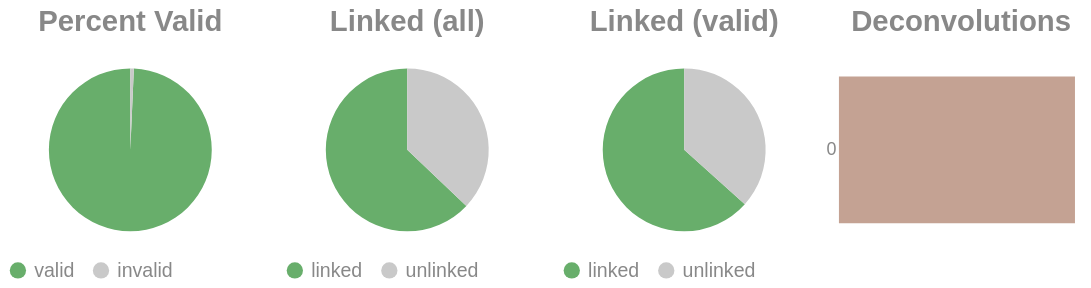

Notebook source saved alongside this figure:
### Code cell
if SKIPLR:
    pass
else:
    clash = Counter()
    for i in valids['molecule'].to_list():
        _mol = i.split("-")
        if len(_mol) == 1:
            clash.update('0')
        else:
            clash.update(_mol[-1])

    _d = {"deconvolutions": [], 'count': []}
    for k,v in clash.items():
        _d['deconvolutions'].append(k)
        _d['count'].append(v)

    tot_valid = valids['reads'].sum()
    mask = valids['reads'] >= 2
    n_linked_reads = valids.filter(mask)['reads'].sum()
    if n_linked_reads == 0:
        print_html("No linked molecules (>=2 reads) were detected; skipping linked-only distributions.")
        SKIPLR = True
    else:
        perc_valid = round(tot_valid / n_reads, 4)
        linked_perc_abs = round(n_linked_reads / n_reads, 4)
        linked_perc = round(n_linked_reads / tot_valid, 4)

    _valid = pl.DataFrame({"valids": ['valid', 'invalid'], "count": [tot_valid, n_reads - tot_valid]})
    _linked_abs = pl.DataFrame({"linked (absolute)": ['linked', 'unlinked'], "count": [n_linked_reads, n_reads - n_linked_reads]})
    _linked_rel = pl.DataFrame({"linked (valids)": ['linked', 'unlinked'], "count": [n_linked_reads, tot_valid - n_linked_reads]})

    (
        alt.hconcat(
            piechart(_valid, goodval = 'valid', title = "Percent Valid"),
            piechart(_linked_abs, goodval = "linked", title =  "Linked (all)"),
            piechart(_linked_rel, goodval = "linked", title =  "Linked (valid)"),
            convolutionbar(pl.DataFrame(_d), title = "Deconvolutions"),
            center = True,
            bounds = 'flush'
        )
        .resolve_scale(color='independent')
        .resolve_legend('independent')
        .properties(usermeta={'embedOptions': {"actions": False}})
    ).display()

### Figure 1 — Vega-Lite specification as saved in the notebook (floating-point values rounded to 4 significant figures)
{"width": "container", "height": 400, "config": {"title": {"anchor": "start", "dy": -15, "fontSize": 18, "color": "#888888", "subtitleColor": "#888888", "subtitleFontSize": 14}, "arc": {"fill": "#0072B2"}, "axis": {"domainColor": "#888888", "domainWidth": 0.5, "gridWidth": 0.2, "grid": false, "titleFontWeight": 400, "titleFontSize": 15, "labelFontSize": 11, "labelColor": "#888888", "tickColor": "#888888", "tickWidth": 0.2, "titleColor": "#888888"}, "axisBand": {"grid": false}, "axisX": {"grid": true, "tickSize": 10, "domainCap": "round"}, "axisY": {"domain": false, "grid": true, "tickSize": 0, "domainCap": "round"}, "background": "transparent", "header": {"labelFontSize": 15, "labelColor": "#888888", "titleFontSize": 15, "titleFontWeight": 600, "titleColor": "#888888"}, "legend": {"labelFont": "sans-serif", "labelFontSize": 12, "labelColor": "#888888", "symbolSize": 100, "symbolType": "circle", "titleFontSize": 12, "titlePadding": 10, "titleColor": "#888888", "title": null}, "range": {"category": ["#E69F00", "#56B4E9", "#009E73", "#F0E442", "#0072B2", "#D55E00", "#CC79A7", "#000000"], "diverging": ["#cfe8f3", "#a2d4ec", "#73bfe2", "#46abdb", "#1696d2", "#12719e"]}, "area": {"fill": "#0072B2", "fillOpacity": 0.7, "line": true, "strokeOpacity": 0.7}, "line": {"color": "#0072B2", "stroke": "#0072B2", "strokeWidth": 2}, "trail": {"color": "#0072B2", "stroke": "#0072B2", "strokeWidth": 0, "size": 1}, "point": {"filled": true, "fillOpacity": 1.0, "size": 95}, "text": {"color": "#888888", "fontSize": 11, "align": "right", "fontWeight": 400, "size": 11}, "bar": {"fill": "#0072B2", "stroke": null}, "view": {"stroke": null, "continuousWidth": 660, "continuousHeight": 400}}, "hconcat": [{"data": {"name": "data-6583806f140459aaf6fa76662455694e"}, "mark": {"type": "arc"}, "encoding": {"color": {"field": "valids", "legend": {"orient": "bottom", "title": null}, "scale": {"domain": ["valid", "invalid"], "range": ["#68ae6b", "#C9C9C9"]}, "title": "Valids", "type": "nominal"}, "theta": {"field": "count", "type": "quantitative"}, "tooltip": [{"field": "valids", "title": "Valids", "type": "ordinal"}, {"field": "percent", "format": ".2%", "title": "Percent", "type": "quantitative"}, {"field": "count", "title": "Count", "type": "quantitative"}]}, "height": 100, "title": {"text": "Percent Valid", "align": "center", "anchor": "middle"}, "transform": [{"calculate": "datum.count / 11112537", "as": "percent"}], "width": 150}, {"data": {"name": "data-91b7d9be08ac3899dc4096702274a10d"}, "mark": {"type": "arc"}, "encoding": {"color": {"field": "linked (absolute)", "legend": {"orient": "bottom", "title": null}, "scale": {"domain": ["linked", "unlinked"], "range": ["#68ae6b", "#C9C9C9"]}, "title": "Linked (Absolute)", "type": "nominal"}, "theta": {"field": "count", "type": "quantitative"}, "tooltip": [{"field": "linked (absolute)", "title": "Linked (Absolute)", "type": "ordinal"}, {"field": "percent", "format": ".2%", "title": "Percent", "type": "quantitative"}, {"field": "count", "title": "Count", "type": "quantitative"}]}, "height": 100, "title": {"text": "Linked (all)", "align": "center", "anchor": "middle"}, "transform": [{"calculate": "datum.count / 11112537", "as": "percent"}], "width": 150}, {"data": {"name": "data-b5b69e978a6e4fb6390bfd8a14f9ee11"}, "mark": {"type": "arc"}, "encoding": {"color": {"field": "linked (valids)", "legend": {"orient": "bottom", "title": null}, "scale": {"domain": ["linked", "unlinked"], "range": ["#68ae6b", "#C9C9C9"]}, "title": "Linked (Valids)", "type": "nominal"}, "theta": {"field": "count", "type": "quantitative"}, "tooltip": [{"field": "linked (valids)", "title": "Linked (Valids)", "type": "ordinal"}, {"field": "percent", "format": ".2%", "title": "Percent", "type": "quantitative"}, {"field": "count", "title": "Count", "type": "quantitative"}]}, "height": 100, "title": {"text": "Linked (valid)", "align": "center", "anchor": "middle"}, "transform": [{"calculate": "datum.count / 11035510", "as": "percent"}], "width": 150}, {"data": {"name": "data-5e51d1c0c08caad809f0b2d3aaca39c8"}, "mark": {"type": "bar"}, "encoding": {"color": {"field": "deconvolutions", "legend": null, "scale": {"scheme": "lightgreyred"}, "type": "nominal"}, "tooltip": [{"field": "deconvolutions", "title": "Deconvolutions", "type": "ordinal"}, {"field": "percent", "format": ".2%", "title": "Percent", "type": "quantitative"}, {"field": "count", "title": "Count", "type": "quantitative"}], "x": {"axis": null, "field": "count", "type": "quantitative"}, "y": {"field": "deconvolutions", "sort": "ascending", "title": null, "type": "nominal"}}, "height": 100, "title": {"text": "Deconvolutions", "align": "center", "anchor": "middle"}, "transform": [{"calculate": "datum.count / 6278756", "as": "percent"}], "width": 150}], "bounds": "flush", "center": true, "resolve": {"legend": {"angle": "independent"}, "scale": {"color": "independent"}}, "usermeta": {"embedOptions": {"actions": false}}, "$schema": "https://vega.github.io/schema/vega-lite/v6.1.0.json", "datasets": {"data-6583806f140459aaf6fa76662455694e": [{"valids": "valid", "count": 11035510}, {"valids": "invalid", "count": 77027}], "data-91b7d9be08ac3899dc4096702274a10d": [{"linked (absolute)": "linked", "count": 6993100}, {"linked (absolute)": "unlinked", "count": 4119437}], "data-b5b69e978a6e4fb6390bfd8a14f9ee11": [{"linked (valids)": "linked", "count": 6993100}, {"linked (valids)": "unlinked", "count": 4042410}], "data-5e51d1c0c08caad809f0b2d3aaca39c8": [{"deconvolutions": "0", "count": 6278756}]}}
